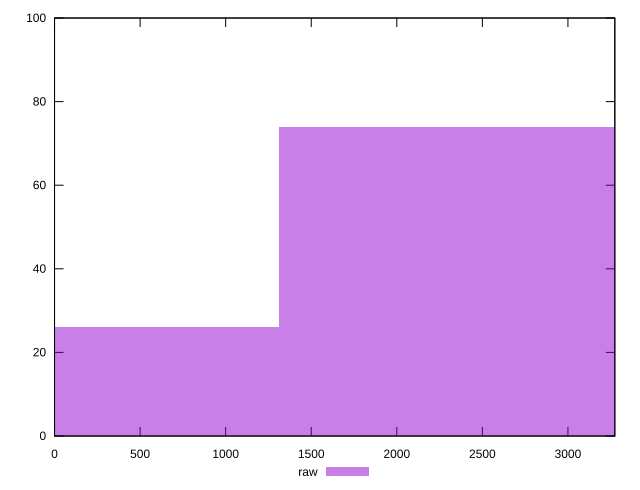

This figure's gnuplot source:
reset

$raw <<EOF
2620.794430766587 74
0 26
EOF

set key outside below
set boxwidth 2620.794430766587
set xrange [0:3274]
set yrange [0:100]
set trange [0:100]
set style fill transparent solid 0.5 noborder
set terminal svg size 640, 490 enhanced background rgb 'white'
set output "report_00013_2021-02-09T12-04-24.940Z/uses-rel-preload/samples/pages/raw/histogram.svg"

plot $raw title "raw" with boxes

reset
